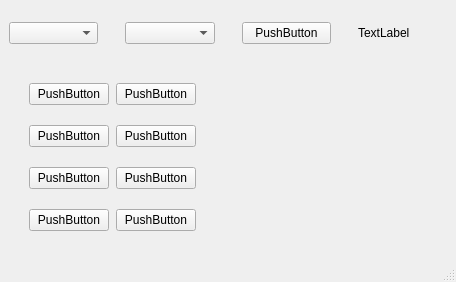
<?xml version="1.0" encoding="UTF-8"?>
<ui version="4.0">
 <class>MainWindow</class>
 <widget class="QMainWindow" name="MainWindow">
  <property name="geometry">
   <rect>
    <x>0</x>
    <y>0</y>
    <width>456</width>
    <height>282</height>
   </rect>
  </property>
  <property name="windowTitle">
   <string>Contrôle du bras</string>
  </property>
  <widget class="QWidget" name="centralwidget">
   <layout class="QVBoxLayout" name="verticalLayout">
    <item>
     <layout class="QHBoxLayout" name="horizontalLayout">
      <property name="spacing">
       <number>27</number>
      </property>
      <item>
       <widget class="QComboBox" name="comboBox"/>
      </item>
      <item>
       <widget class="QComboBox" name="comboBox_2"/>
      </item>
      <item>
       <widget class="QPushButton" name="pushButton">
        <property name="text">
         <string>PushButton</string>
        </property>
       </widget>
      </item>
      <item>
       <widget class="QLabel" name="label">
        <property name="text">
         <string>TextLabel</string>
        </property>
       </widget>
      </item>
     </layout>
    </item>
    <item>
     <layout class="QFormLayout" name="formLayout">
      <property name="fieldGrowthPolicy">
       <enum>QFormLayout::FieldsStayAtSizeHint</enum>
      </property>
      <property name="rowWrapPolicy">
       <enum>QFormLayout::DontWrapRows</enum>
      </property>
      <property name="horizontalSpacing">
       <number>7</number>
      </property>
      <property name="verticalSpacing">
       <number>20</number>
      </property>
      <property name="leftMargin">
       <number>20</number>
      </property>
      <property name="topMargin">
       <number>20</number>
      </property>
      <property name="rightMargin">
       <number>20</number>
      </property>
      <property name="bottomMargin">
       <number>20</number>
      </property>
      <item row="0" column="0">
       <widget class="QPushButton" name="pushButton_2">
        <property name="text">
         <string>PushButton</string>
        </property>
       </widget>
      </item>
      <item row="0" column="1">
       <widget class="QPushButton" name="pushButton_3">
        <property name="text">
         <string>PushButton</string>
        </property>
       </widget>
      </item>
      <item row="1" column="0">
       <widget class="QPushButton" name="pushButton_4">
        <property name="text">
         <string>PushButton</string>
        </property>
       </widget>
      </item>
      <item row="1" column="1">
       <widget class="QPushButton" name="pushButton_5">
        <property name="text">
         <string>PushButton</string>
        </property>
       </widget>
      </item>
      <item row="2" column="0">
       <widget class="QPushButton" name="pushButton_6">
        <property name="text">
         <string>PushButton</string>
        </property>
       </widget>
      </item>
      <item row="2" column="1">
       <widget class="QPushButton" name="pushButton_7">
        <property name="text">
         <string>PushButton</string>
        </property>
       </widget>
      </item>
      <item row="3" column="0">
       <widget class="QPushButton" name="pushButton_8">
        <property name="text">
         <string>PushButton</string>
        </property>
       </widget>
      </item>
      <item row="3" column="1">
       <widget class="QPushButton" name="pushButton_9">
        <property name="text">
         <string>PushButton</string>
        </property>
       </widget>
      </item>
     </layout>
    </item>
   </layout>
  </widget>
  <widget class="QStatusBar" name="statusbar"/>
 </widget>
 <resources/>
 <connections/>
</ui>
